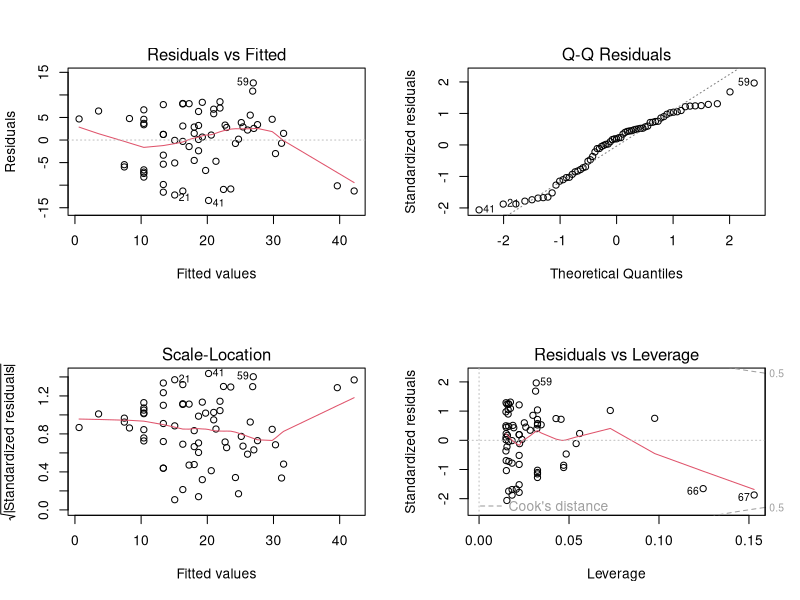
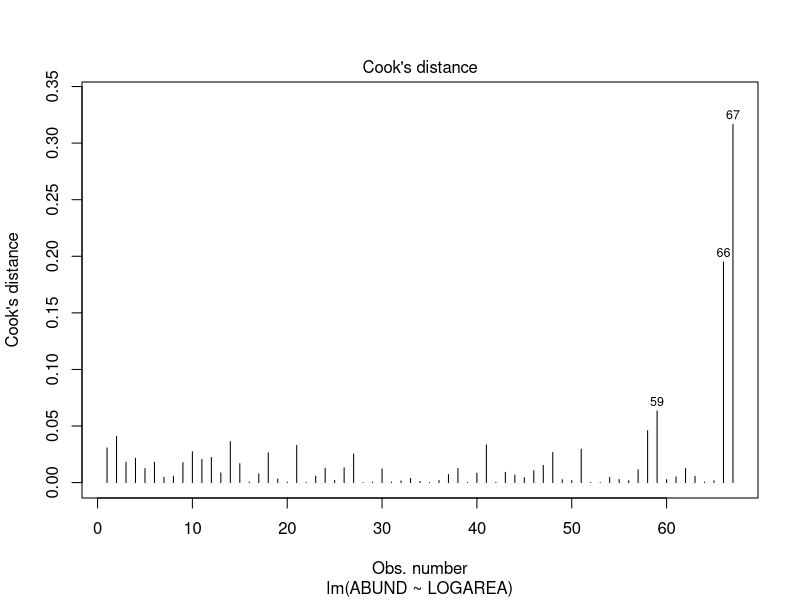
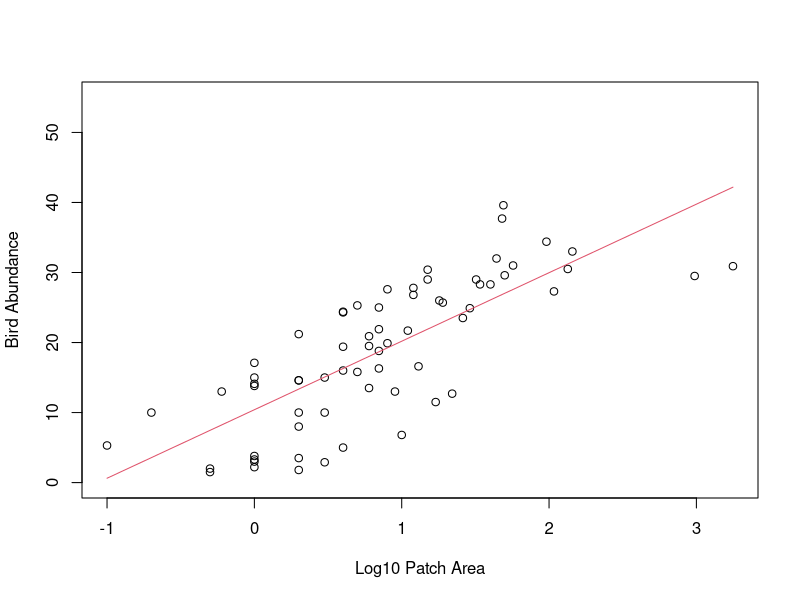
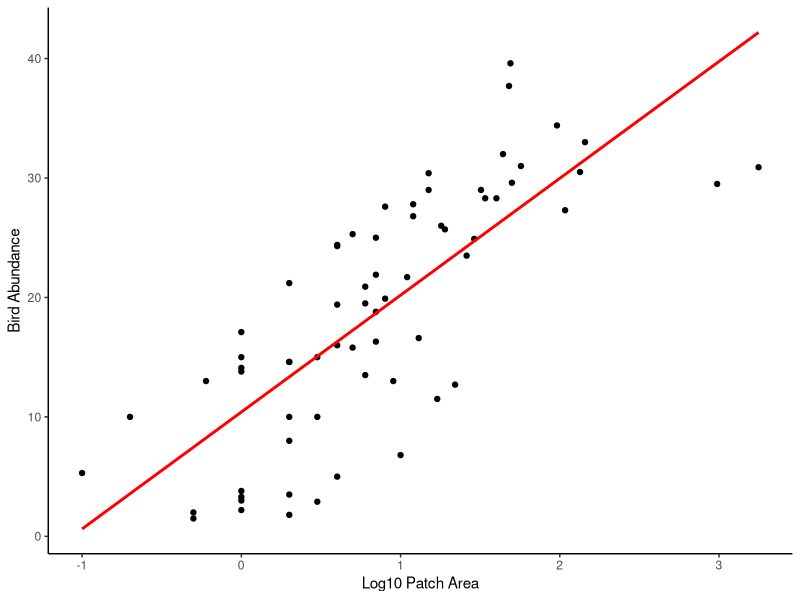
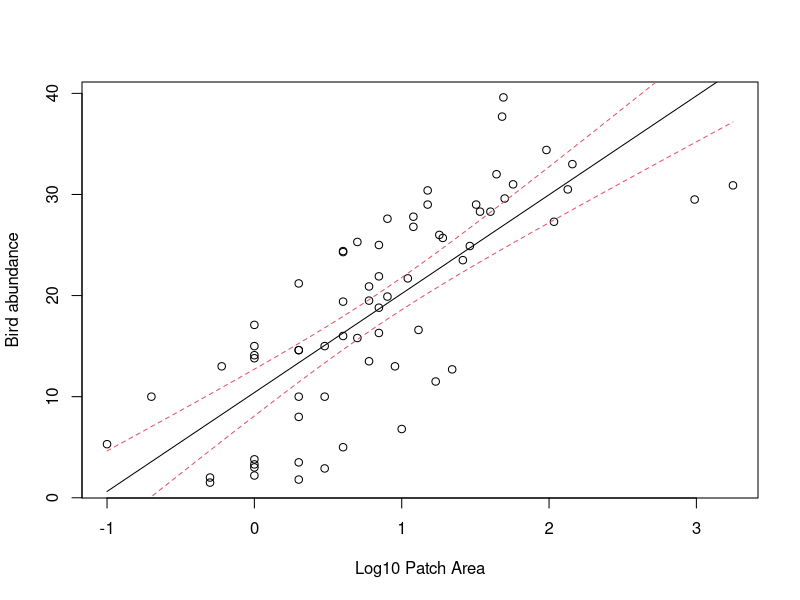
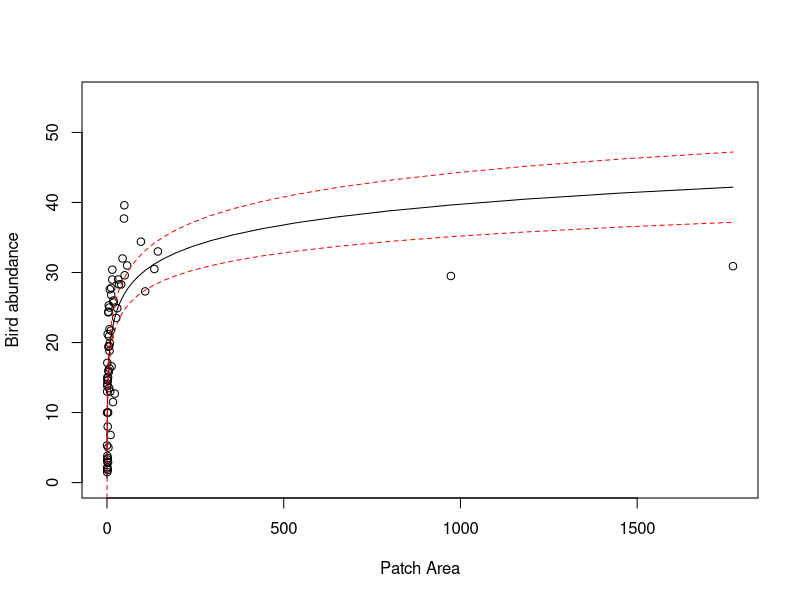

These charts were generated, in order, by the following R code:
## ----Q2, eval=TRUE, echo=TRUE, collapse=TRUE------------------------------------------------------------------------------
loyn <- read.table("./data/loyn.txt", header = TRUE, 
                   stringsAsFactors = TRUE)
str(loyn)

# 67 observations and 8 variables (from str())


## ----Q3, eval=TRUE, echo=TRUE, collapse=TRUE------------------------------------------------------------------------------
# let's first log10 transform the AREA variable due to the couple 
# of unusually large forest area values (check you data exploration)
# to remind yourself

loyn$LOGAREA <- log10(loyn$AREA)

# now fit the linear model

loyn.lm <- lm(ABUND ~ LOGAREA, data = loyn)


## ----Q4, eval=TRUE, echo=TRUE, collapse=TRUE------------------------------------------------------------------------------
# ANOVA table
anova(loyn.lm)

# The null hypothesis is that the slope of the relationship
# between LOGAREA and ABUND = 0
# i.e. there is no relationship

# The p value is very small (3.81e-14) therefore we 
# reject this null hypothesis (i.e. the slope is different
# from 0)


## ----Q5, eval=TRUE, echo=TRUE, collapse=TRUE------------------------------------------------------------------------------
summary(loyn.lm)

# the estimate of the intercept = 10.4
# the estimate of the slope = 9.78

# word equation
# ABUND = 10.40 + 9.78 * LOGAREA


## ----Q6, eval=TRUE, echo=TRUE, collapse=TRUE------------------------------------------------------------------------------

# the null hypothesis for the intercept is that the intercept = 0
# the p value is very small (certainly less than the (not so magic) 0.05)
# therefore we reject this null hypothesis and conclude that the intercept
# is different from zero.

# the null hypothesis for the slope is that the slope = 0
# the p value is very small (3.81e-14)
# therefore we reject this null hypothesis and conclude that the slope
# is different from zero (i.e. there is a significant relationship between
# LOGAREA and ABUND).


## ----Q7, eval=TRUE, echo=TRUE, collapse=TRUE------------------------------------------------------------------------------
summary(loyn.lm)

# The multiple R-squared value is 0.588 and therefore 58.8% of
# the variation in ABUND is explained by LOGAREA


## ----Q8, eval=TRUE, echo=TRUE, collapse=TRUE------------------------------------------------------------------------------
# first split the plotting device into 2 rows and 2 columns
par(mfrow = c(2,2))

# now create the residuals plots
plot(loyn.lm)

# The normal Q-Q plot is used to assess normality of the residuals (top right).
# If perfectly normal then all residuals would lie exactly on the 1:1 line.
# In reality this is never going to happen so we are looking for obvious large 
# departures. In this plot they don't look too bad, although the lower quantiles
# do seem to deviate. All in all I would be cautiously optimistic.

# To check homogeneity of variance assumption we look at both the Residuals vs Fitted (top left)
# and the Scale-Location plots (bottom left). 
# There doesn't appear to be any obvious patterns of the residuals in these plots, 
# although you can see the two residuals associated with the two large forest patch areas 
# are below the zero line (negative residuals) on the right hand side of these plots
# despite the log transformation. Perhaps something to bear in mind as we progress. 
# But in short, the homogeneity of variance assumption looks ok.

# From the Residuals vs Leverage plot (bottom right) you can see that there are no residuals 
# with a Cooks distance greater than 1. In fact they are all well below 0.5. If you want to 
# produce a plot of just Cooks distance (perhaps this is clearer)
par(mfrow = c(1,1))
plot(loyn.lm, which = 4)

# Going back to the Residuals vs Leverage plot (bottom right) you can see 
# three residuals that re somewhat unusual in terms of their leverage as 
# they stick out a bit to the right compared to the rest of the residuals. 
# Two of these residuals are our two large forest patch AREAs again. However,
# leverage still seems to be on the low side, so at least on the scale of the
# log transformation things look ok.


## ----Q9, eval=TRUE, echo=TRUE, collapse=TRUE------------------------------------------------------------------------------
# to predict bird abundance if AREA == 100

# if you log base 10 transformed the AREA variable
bird_abundance100 = 10.4 + (9.78 * log10(100))
bird_abundance100
# if you used the natural log (i.e. log()) then you would use log()
# not log10()


## ----Q10, eval=TRUE, echo=TRUE, collapse=TRUE-----------------------------------------------------------------------------
# need to create a dataframe object with a column of LOGAREA values to predict from.
# note you need to call the column the same as used in the model
my.data <- data.frame(LOGAREA = seq(from = min(loyn$LOGAREA),
                                  to = max(loyn$LOGAREA),
                                  length = 50))

# use predict function to calculate predicted values of abundance based on the 
# new LOGAREA values in the data frame my.data (use the newdata argument)
pred.vals <- predict(loyn.lm, newdata = my.data)


## ----Q11, eval=TRUE, echo=TRUE, collapse=TRUE-----------------------------------------------------------------------------
# plot the lines on the plot. The x values are the new LOGAREA values from the my.data
# dataframe, the predicted values are from pred.vals 
plot(loyn$LOGAREA, loyn$ABUND, xlab = "Log10 Patch Area", 
     ylab = "Bird Abundance", ylim = c(0, 55))

lines(my.data$LOGAREA, pred.vals, lty = 1,col = 2)

# for those of you who are into plotting using the ggplot2 package,
# this is one of those occasions where things are a little simpler!
# Don't forget, you will need to install the ggplot2 package if
# you've never used it before

# install.packages('ggplot2')

library(ggplot2)
ggplot(mapping = aes(x = LOGAREA, y = ABUND), data = loyn) +
    geom_point() +
    xlab("Log10 Patch Area") +
    ylab("Bird Abundance") +
    geom_smooth(method = "lm", se = FALSE, colour = "red") +
    theme_classic()


## ----Q12, eval=TRUE, echo=TRUE, collapse=TRUE-----------------------------------------------------------------------------
pred.vals.se <- predict(loyn.lm, newdata = my.data, se.fit = TRUE) # note the use of the se.fit argument

# check out the structure of pred.vals.se
# you can see we now have 4 vectors in this object
# $fit = fitted values
# $se.fit = standard error of fitted values
# $df = degrees of freedom
# $residual.scale = residual standard error

# so we will need to access our fitted values and standard errors using 
# pred.val.se$fit and pred.vals.se$se.fit respectively
str(pred.vals.se)

# now create the plot
plot(x = loyn$LOGAREA, y = loyn$ABUND,
     xlab = "Log10 Patch Area",
     ylab = "Bird abundance")

# add the fitted values as before but now we need to use 
# pred.vals.se$fit
lines(my.data$LOGAREA, pred.vals.se$fit, lty = 1,col = 1)

# add the upper 95% confidence interval
lines(my.data$LOGAREA, pred.vals.se$fit + (1.96 * pred.vals.se$se.fit), lty = 2, col = 2)

# add the lower 95% confidence interval
lines(my.data$LOGAREA, pred.vals.se$fit - (1.96 * pred.vals.se$se.fit), lty = 2, col = 2)


## ----Q13, eval=TRUE, echo=TRUE, collapse=TRUE-----------------------------------------------------------------------------
# back transformed LOGAREA and 95% confidence intervals

# re-plot but this time use the original untransformed AREA variable
plot(x = loyn$AREA, y = loyn$ABUND, ylim = c(0,55),
     xlab = "Patch Area",
     ylab = "Bird abundance")

# now add the fitted lines and upper and lower 95% confidence intervals
# remember we only log10 transformed the LOGAREA variable so this is the only
# variable that we need to back-transform

lines(10^(my.data$LOGAREA), pred.vals.se$fit, lty = 1,col = 1)
lines(10^(my.data$LOGAREA), pred.vals.se$fit + (1.96 * pred.vals.se$se.fit), lty = 2, col = "red")
lines(10^(my.data$LOGAREA), pred.vals.se$fit - (1.96 * pred.vals.se$se.fit), lty = 2, col = "red")

# the model doesn't look too great now! Technically, if we transform variables in our model
# then we should only really interpret the model on the scale of the transformation.

# If we interpret on the back transformed scale, you can see the model doesn't really fit the 
# data very well, especially for the two large forest patch AREAs and also those patches with
# high bird abundance.

